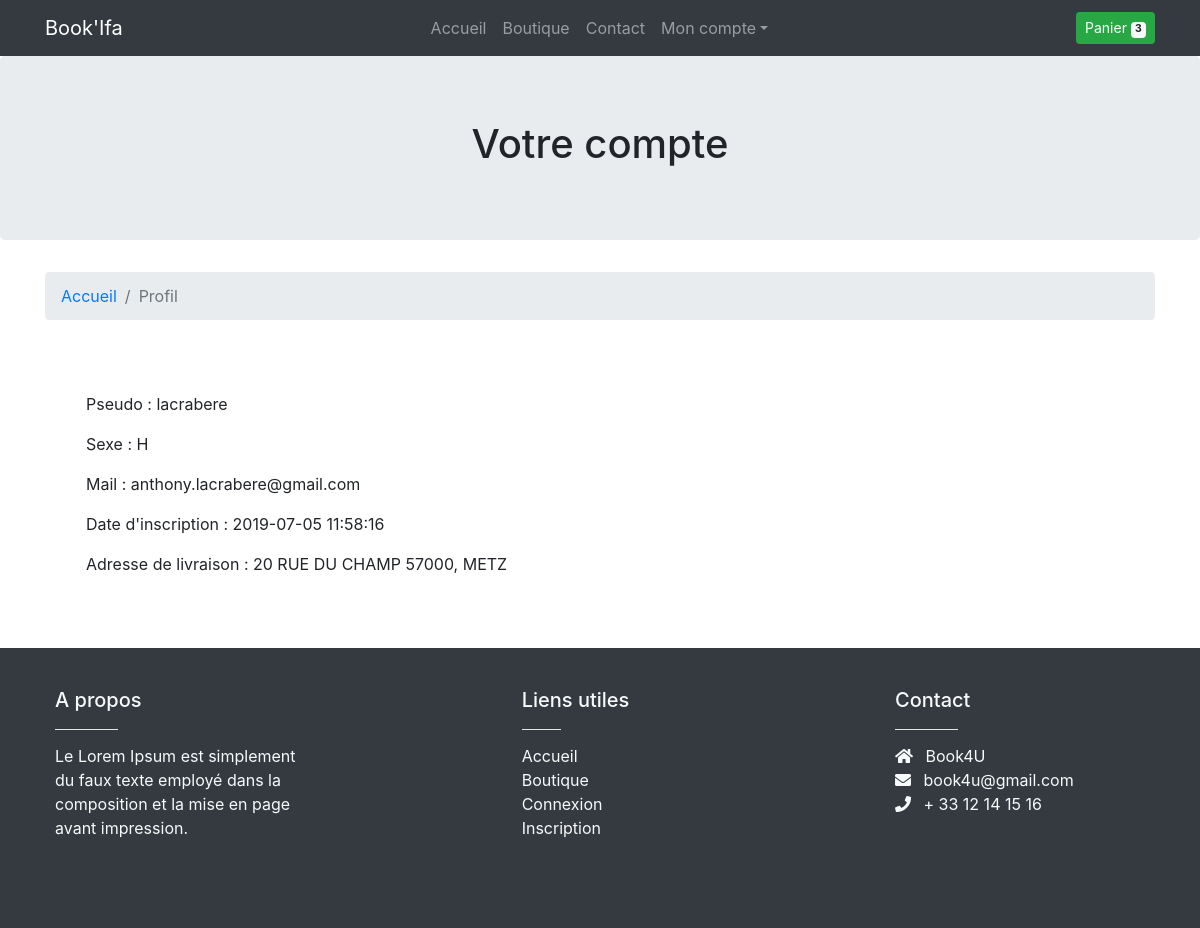
The app's page /pages/account.php (signed in) with its own data.
### tables this page shows
CREATE TABLE `users` (
  `id` int(11) NOT NULL,
  `pseudo` varchar(100) NOT NULL,
  `gender` varchar(10) DEFAULT 'h',
  `email` varchar(200) NOT NULL,
  `password` varchar(100) NOT NULL,
  `inscription_date` datetime NOT NULL DEFAULT CURRENT_TIMESTAMP
);

CREATE TABLE `adress_infos` (
  `adress_id` int(11) NOT NULL,
  `user_id` int(11) NOT NULL,
  `num` int(11) NOT NULL,
  `street` varchar(255) NOT NULL,
  `zip` int(11) NOT NULL,
  `town` varchar(255) NOT NULL
);

### Class/Database.php (called while the page is built)
<?php
class Database
{
    private static $_instance;
    public static function getInstance() {
        $servername = "localhost";
        $username = "root";
        $password = "root";
        $dbname = "library";
        $charset = "utf8";
        if(is_null(self::$_instance)) {
            try {
                $dsn = "mysql:host=".$servername.";dbname=".$dbname.";charset=".$charset;
                self::$_instance = new PDO($dsn, $username, $password);
                self::$_instance->setAttribute(PDO::ATTR_ERRMODE, PDO::ERRMODE_EXCEPTION);
            } catch (PDOException $e) {
                echo "Connection failed: " . $e->getMessage();
            }
        }
        return self::$_instance;
    }
}

### Class/User.php (called while the page is built, shortened)
<?php
class User
{
    public static function getUserInfoByID($user_id) {
        $stmt = Database::getInstance()->prepare("SELECT * FROM users WHERE id = ?");
        $stmt->execute([$user_id]);
        $user = $stmt->fetch(PDO::FETCH_ASSOC);
        return $user;
    }
    public static function getUserAddress($user_id) {
        $stmt = Database::getInstance()->prepare("SELECT * FROM adress_infos WHERE user_id = ?");
        $stmt->execute([$user_id]);
        $address = $stmt->fetch(PDO::FETCH_ASSOC);
        return $address;
    }
}

### pages/account.php (the view, shortened to what this page needs)
<?php
$user = User::getUserInfoByID($_SESSION["user_id"]);
$address = User::getUserAddress($_SESSION["user_id"])
?>
    <section class="jumbotron text-center">
        <div class="container">
            <h1 class="jumbotron-heading">Votre compte</h1>
        </div>
    </section>
    <div class="container">
        <div class="row">
            <div class="col">
                <nav aria-label="breadcrumb">
                    <ol class="breadcrumb">
                        <li class="breadcrumb-item"><a href="index.php">Accueil</a></li>
                        <li class="breadcrumb-item active" aria-current="page">Profil</li>
                    </ol>
                </nav>
            </div>
        </div>
    </div>
    <div class="container p-2">
        <div class="row">
            <div class="col-lg-12">
                <div class="row p-5">
                    <div class="col-lg-12">
                        <div class="row">
                            <div class="col-lg-12">
                                <p>Pseudo : <?= $user["pseudo"]?></p>
                            </div>
                        </div>
                        <div class="row">
                            <div class="col-lg-12">
                                <p>Sexe : <?= strtoupper($user["gender"])?></p>
                            </div>
                        </div>
                        <div class="row">
                            <div class="col-lg-12">
                                <p>Mail : <?= $user["email"]?></p>
                            </div>
                        </div>
                        <div class="row">
                            <div class="col-lg-12">
                                <p>Date d'inscription : <?= $user["inscription_date"]?></p>
                            </div>
                        </div>
                        <div class="row">
                            <div class="col-lg-12">
                                <p>Adresse de livraison : <?php if(User::getUserAddress($_SESSION["user_id"])) { echo $address["num"] ." ". $address["street"] . " " . $address["zip"] . ", " . $address["town"]; } else { ?>
                                        <a href="edit_profil.php">ajouter une adresse</a><?php }?></p>
                            </div>
                        </div>
                    </div>
                </div>
            </div>
        </div>
    </div>
<?php
require '../template/footer.php';

### assets/app.css (style rules this page uses)
* { box-sizing: border-box; }
body { margin : 0; min-height: 100vh; display: flex; flex-direction: column; }

### records on screen
users: pseudo "lacrabere", gender "H", email "anthony.lacrabere@gmail.com", inscription_date "2019-07-05 11:58:16"
adress_infos: num "20", street "RUE DU CHAMP", zip "57000", town "METZ"

### other values on screen
Cart::countCartContent() "3"
